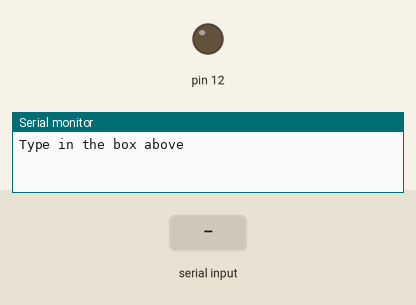
Recording of a sketch running on a simulated Arduino Uno, built with avr-gcc and run on an emulated ATmega328P. On the bench: output pins drawn as LEDs (lit = HIGH), the last lines printed to the serial monitor. Inputs (shaded band) come from the test bench.

Above: at 1.2 s.
1.3 s: "1" received over Serial
At 2.2 s:
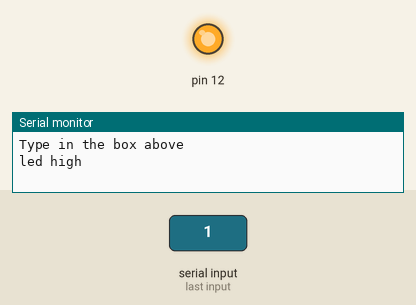
2.8 s: "0" received over Serial
At 3.4 s:
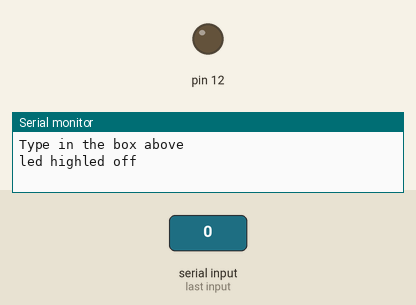
Timing chart, 0 to 5.8 s (numbered marks = the images above; inputs shaded):
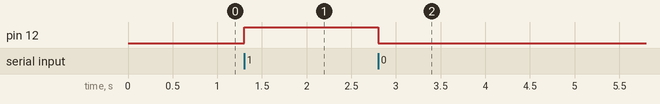

The sketch:

serialmon.ino
```cpp
int byterecieved;

void setup() {
  // put your setup code here, to run once:
Serial.begin(9600);
Serial.println("Type in the box above");
Serial.println();
pinMode(12,OUTPUT);
}

void loop() {
  // put your main code here, to run repeatedly:
if(Serial.available()>0){
  byterecieved=Serial.read();
  if(byterecieved=='1'){
  digitalWrite(12,HIGH);
  Serial.print("led high");
  }
  if(byterecieved=='0'){
    digitalWrite(12,LOW);
    Serial.print("led off");
    }

  }
}
```

Measured:
- after the input at 1.3 s, pin 12: LOW → HIGH at once
- after the input at 2.8 s, pin 12: HIGH → LOW at once
